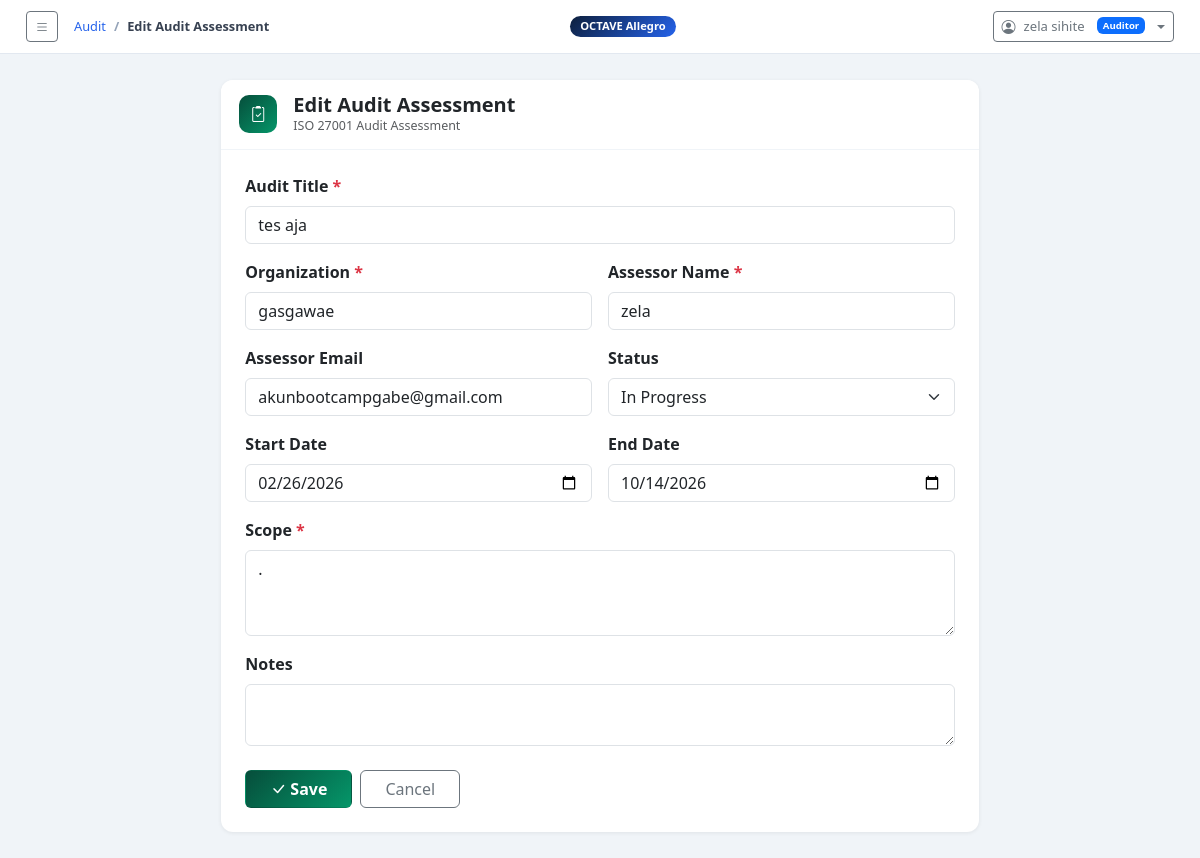
/audit/2/edit/ (signed in), run on the app's committed database.
### octave_app/models.py (models this page shows, shortened)
class AuditAssessment(models.Model):
    owner          = models.ForeignKey(User, on_delete=models.SET_NULL, null=True, blank=True,
                         related_name='audit_assessments')
    assigned_auditee = models.ForeignKey(User, on_delete=models.SET_NULL, null=True, blank=True,
                         related_name='assigned_audit_assessments')
    title          = models.CharField(max_length=255)
    organization   = models.CharField(max_length=255)
    scope          = models.TextField()
    assessor_name  = models.CharField(max_length=255)
    assessor_email = models.EmailField(blank=True)
    start_date     = models.DateField(default=timezone.now)
    end_date       = models.DateField(null=True, blank=True)
    status         = models.CharField(max_length=20, choices=AUDIT_STATUS_CHOICES, default='draft')
    notes          = models.TextField(blank=True)
    created_at     = models.DateTimeField(default=timezone.now)
    updated_at     = models.DateTimeField(auto_now=True)
    class Meta:
        ordering = ['-created_at']

### octave_app/views.py (the view)
# urls.py: path('audit/<int:pk>/edit/',                  views.audit_update,           name='audit_update'),
@login_required
@auditor_required
def audit_update(request, pk):
    from .forms import AuditAssessmentForm
    audit = get_object_or_404(AuditAssessment, pk=pk, owner=request.user)
    form  = AuditAssessmentForm(request.POST or None, instance=audit)
    if form.is_valid():
        form.save()
        messages.success(request, 'Audit Assessment updated.')
        return redirect('audit_detail', pk=pk)
    return render(request, 'octave_app/audit/audit_form.html', {
        'form': form, 'page_title': 'Edit Audit Assessment', 'btn': 'Save', 'audit': audit,
    })

### octave_app/forms.py
class AuditAssessmentForm(forms.ModelForm):
    class Meta:
        model  = AuditAssessment
        fields = ['title', 'organization', 'scope', 'assessor_name', 'assessor_email',
                  'start_date', 'end_date', 'status', 'notes']
        widgets = {
            'title':          forms.TextInput(attrs={'class': 'form-control'}),
            'organization':   forms.TextInput(attrs={'class': 'form-control'}),
            'scope':          forms.Textarea(attrs={'class': 'form-control', 'rows': 3}),
            'assessor_name':  forms.TextInput(attrs={'class': 'form-control'}),
            'assessor_email': forms.EmailInput(attrs={'class': 'form-control'}),
            'start_date':     forms.DateInput(attrs={'class': 'form-control', 'type': 'date'}),
            'end_date':       forms.DateInput(attrs={'class': 'form-control', 'type': 'date'}),
            'status':         forms.Select(attrs={'class': 'form-select'}),
            'notes':          forms.Textarea(attrs={'class': 'form-control', 'rows': 2}),
        }

### octave_app/context_processors.py (called while the page is built)
def sidebar_ctx(request):
    return {'octave_steps': OCTAVE_STEPS}

### octave_app/views.py (called while the page is built)
def auditor_required(view_func):
    @wraps(view_func)
    def wrapper(request, *args, **kwargs):
        if not request.user.is_authenticated:
            return redirect('login')
        try:
            if request.user.profile.role != 'auditor':
                messages.error(request, 'Access denied. Only Auditors can perform this action.')
                return redirect('dashboard')
        except UserProfile.DoesNotExist:
            messages.error(request, 'No profile found.')
            return redirect('dashboard')
        return view_func(request, *args, **kwargs)
    return wrapper

### octave_app/templates/octave_app/audit/audit_form.html (shortened to what this page needs)
{% extends 'octave_app/base.html' %}
{% block breadcrumb %}
<li class="breadcrumb-item"><a href="{% url 'audit_list' %}">Audit</a></li>
<li class="breadcrumb-item active">{{ page_title }}</li>
{% endblock %}
{% block content %}
<div class="row justify-content-center">
  <div class="col-lg-8">
    <div class="card">
      <div class="card-header d-flex align-items-center gap-3">
        <div style="width:38px;height:38px;border-radius:10px;background:linear-gradient(135deg,#064e3b,#059669);display:flex;align-items:center;justify-content:center;">
          <i class="bi bi-clipboard2-check text-white"></i>
        </div>
        <div>
          <h5 class="fw-bold mb-0">{{ page_title }}</h5>
          <div class="text-muted" style="font-size:.78rem;">ISO 27001 Audit Assessment</div>
        </div>
      </div>
      <div class="card-body p-4">
        <form method="post">
          <div class="row g-3">
            <div class="col-12">
              <label class="form-label fw-semibold">Audit Title <span class="text-danger">*</span></label>
              {{ form.title }}
            </div>
            <div class="col-md-6">
              <label class="form-label fw-semibold">Organization <span class="text-danger">*</span></label>
              {{ form.organization }}
            </div>
            <div class="col-md-6">
              <label class="form-label fw-semibold">Assessor Name <span class="text-danger">*</span></label>
              {{ form.assessor_name }}
            </div>
            <div class="col-md-6">
              <label class="form-label fw-semibold">Assessor Email</label>
              {{ form.assessor_email }}
            </div>
            <div class="col-md-6">
              <label class="form-label fw-semibold">Status</label>
              {{ form.status }}
            </div>
            <div class="col-md-6">
              <label class="form-label fw-semibold">Start Date</label>
              {{ form.start_date }}
            </div>
            <div class="col-md-6">
              <label class="form-label fw-semibold">End Date</label>
              {{ form.end_date }}
            </div>
            <div class="col-12">
              <label class="form-label fw-semibold">Scope <span class="text-danger">*</span></label>
              {{ form.scope }}
            </div>
            <div class="col-12">
              <label class="form-label fw-semibold">Notes</label>
              {{ form.notes }}
            </div>
          </div>
          <div class="d-flex gap-2 mt-4">
            <button type="submit" class="btn fw-semibold px-4" style="background:linear-gradient(135deg,#064e3b,#059669);color:#fff;">
              <i class="bi bi-check-lg me-1"></i>{{ btn }}
            </button>
            <a href="{% url 'audit_list' %}" class="btn btn-outline-secondary px-4">Cancel</a>
          </div>
        </form>
      </div>
    </div>
  </div>
</div>
{% endblock %}

### octave_app/templates/octave_app/base.html (shortened to what this page needs)
<!DOCTYPE html>
<html lang="en">
<head>
  <link href="https://cdn.jsdelivr.net/npm/bootstrap@5.3.2/dist/css/bootstrap.min.css" rel="stylesheet">
  <link href="https://cdn.jsdelivr.net/npm/bootstrap-icons@1.11.3/font/bootstrap-icons.css" rel="stylesheet">
</head>
<body>
<div class="main full">
  <div class="topbar">
    <div class="d-flex align-items-center gap-3">
      <button class="btn btn-sm btn-outline-secondary" id="toggleSidebar">
        <i class="bi bi-list"></i>
      </button>
      <nav aria-label="breadcrumb">
        <ol class="breadcrumb">
          {% block breadcrumb %}<li class="breadcrumb-item active">Dashboard</li>{% endblock %}
        </ol>
      </nav>
    </div>
    <span class="ws-badge">OCTAVE Allegro</span>
    {% if user.is_authenticated %}
    <div class="dropdown ms-3">
      <button class="btn btn-sm btn-outline-secondary dropdown-toggle d-flex align-items-center gap-2" type="button" data-bs-toggle="dropdown">
        <i class="bi bi-person-circle"></i>
        <span style="font-size:.82rem">{{ user.get_full_name|default:user.username }}</span>
        {% with role=user.profile.role %}
        {% if role == 'admin' %}<span class="badge bg-danger ms-1" style="font-size:.6rem">Admin</span>
        {% elif role == 'auditor' %}<span class="badge bg-primary ms-1" style="font-size:.6rem">Auditor</span>
        {% else %}<span class="badge bg-secondary ms-1" style="font-size:.6rem">Auditee</span>{% endif %}
        {% endwith %}
      </button>
    </div>
    {% endif %}
  </div>
  <div class="content">
    {% block content %}{% endblock %}
  </div>
</div>
</body>
</html>

### octave_app/templates/octave_app/base.html (style rules this page uses)
:root { --navy:#0d1f3c;--navy2:#1a3558;--accent:#2563eb;--sidebar:270px }
body { background:#f0f4f8;font-family:'Segoe UI',system-ui,sans-serif }
.main { margin-left:var(--sidebar); min-height:100vh; display:flex; flex-direction:column; transition:margin-left .3s ease; }
.main.full { margin-left:0 !important; }
.topbar { background:#fff;border-bottom:1px solid #e2e8f0;padding:11px 26px;position:sticky;top:0;z-index:100;display:flex;align-items:center;justify-content:space-between }
.topbar .breadcrumb { margin:0;font-size:.8rem }
.topbar .breadcrumb-item a { color:var(--accent);text-decoration:none }
.topbar .breadcrumb-item.active { color:#374151;font-weight:600 }
.topbar .breadcrumb-item+.breadcrumb-item::before { color:#94a3b8 }
.content { padding:26px;flex:1 }
.card { border:none;border-radius:12px;box-shadow:0 1px 4px rgba(0,0,0,.07) }
.card-header { background:#fff;border-bottom:1px solid #f0f4f8;border-radius:12px 12px 0 0!important;padding:13px 18px }
.ws-badge { background:linear-gradient(135deg,var(--navy),var(--accent));color:#fff;border-radius:16px;padding:2px 10px;font-size:.7rem;font-weight:700 }

### data on the page
AuditAssessment: title "tes aja", organization "gasgawae", assessor_name "zela", assessor_email "akunbootcampgabe@gmail.com", status "In Progress", start_date "02/26/2026", end_date "10/14/2026", scope "."

### other printed values
{{ page_title }} "Edit Audit Assessment"
{{ user.get_full_name|default:user.username }} "zela sihite"
{{ btn }} "Save"
